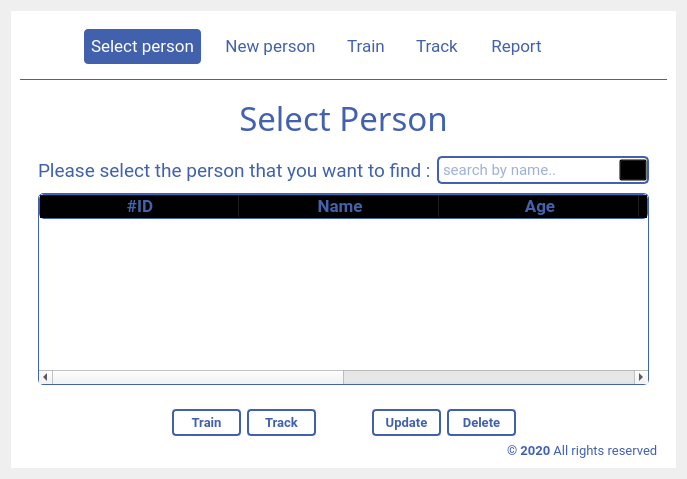
      <widget class="QWidget" name="page3">
       <layout class="QGridLayout" name="gridLayout_6">
        <item row="0" column="0">
         <widget class="QFrame" name="mainframe3">
          <property name="styleSheet">
           <string notr="true">background-color: rgb(255, 255, 255);</string>
          </property>
          <property name="frameShape">
           <enum>QFrame::NoFrame</enum>
          </property>
          <property name="frameShadow">
           <enum>QFrame::Raised</enum>
          </property>
          <layout class="QVBoxLayout" name="verticalLayout_8">
           <item>
            <widget class="QFrame" name="frame_106">
             <property name="sizePolicy">
              <sizepolicy hsizetype="Preferred" vsizetype="Fixed">
               <horstretch>0</horstretch>
               <verstretch>0</verstretch>
              </sizepolicy>
             </property>
             <property name="styleSheet">
              <string notr="true">QPushButton{
border:none; 
color:#4161AD;
padding:7px;
}
QPushButton:hover{
border-bottom:2px solid rgb(65, 97, 173);

}
#back3:hover{
	border-radius:3px;
	background-color: rgb(195, 206, 224);
}</string>
             </property>
             <property name="frameShape">
              <enum>QFrame::NoFrame</enum>
             </property>
             <property name="frameShadow">
              <enum>QFrame::Raised</enum>
             </property>
             <layout class="QHBoxLayout" name="horizontalLayout_21">
              <item>
               <widget class="QLabel" name="label_35">
                <property name="sizePolicy">
                 <sizepolicy hsizetype="Fixed" vsizetype="Preferred">
                  <horstretch>0</horstretch>
                  <verstretch>0</verstretch>
                 </sizepolicy>
                </property>
                <property name="styleSheet">
                 <string notr="true">margin-right:10px;</string>
                </property>
                <property name="text">
                 <string/>
                </property>
                <property name="pixmap">
                 <pixmap>:/newPrefix/images/logo40.png</pixmap>
                </property>
                <property name="alignment">
                 <set>Qt::AlignLeading|Qt::AlignLeft|Qt::AlignVCenter</set>
                </property>
               </widget>
              </item>
              <item>
               <widget class="QFrame" name="frame_107">
                <property name="sizePolicy">
                 <sizepolicy hsizetype="Fixed" vsizetype="Preferred">
                  <horstretch>0</horstretch>
                  <verstretch>0</verstretch>
                 </sizepolicy>
                </property>
                <property name="frameShape">
                 <enum>QFrame::NoFrame</enum>
                </property>
                <property name="frameShadow">
                 <enum>QFrame::Raised</enum>
                </property>
               </widget>
              </item>
              <item>
               <widget class="QFrame" name="frame_108">
                <property name="sizePolicy">
                 <sizepolicy hsizetype="Fixed" vsizetype="Preferred">
                  <horstretch>0</horstretch>
                  <verstretch>0</verstretch>
                 </sizepolicy>
                </property>
                <property name="frameShape">
                 <enum>QFrame::NoFrame</enum>
                </property>
                <property name="frameShadow">
                 <enum>QFrame::Raised</enum>
                </property>
               </widget>
              </item>
              <item>
               <widget class="QPushButton" name="select3">
                <property name="sizePolicy">
                 <sizepolicy hsizetype="Fixed" vsizetype="Fixed">
                  <horstretch>0</horstretch>
                  <verstretch>0</verstretch>
                 </sizepolicy>
                </property>
                <property name="font">
                 <font>
                  <family>Roboto</family>
                  <pointsize>13</pointsize>
                  <weight>50</weight>
                  <italic>false</italic>
                  <bold>false</bold>
                  <underline>false</underline>
                 </font>
                </property>
                <property name="styleSheet">
                 <string notr="true">background-color: rgb(65, 97, 173);
color: rgb(255, 255, 255);
border-radius:4px;
margin-left:20px;</string>
                </property>
                <property name="text">
                 <string>Select person</string>
                </property>
               </widget>
              </item>
              <item>
               <widget class="QFrame" name="frame_109">
                <property name="sizePolicy">
                 <sizepolicy hsizetype="Fixed" vsizetype="Preferred">
                  <horstretch>0</horstretch>
                  <verstretch>0</verstretch>
                 </sizepolicy>
                </property>
                <property name="frameShape">
                 <enum>QFrame::NoFrame</enum>
                </property>
                <property name="frameShadow">
                 <enum>QFrame::Raised</enum>
                </property>
               </widget>
              </item>
              <item>
               <widget class="QPushButton" name="new3">
                <property name="sizePolicy">
                 <sizepolicy hsizetype="Fixed" vsizetype="Fixed">
                  <horstretch>0</horstretch>
                  <verstretch>0</verstretch>
                 </sizepolicy>
                </property>
                <property name="font">
                 <font>
                  <family>Roboto</family>
                  <pointsize>13</pointsize>
                  <weight>50</weight>
                  <bold>false</bold>
                  <underline>false</underline>
                 </font>
                </property>
                <property name="styleSheet">
                 <string notr="true">margin-left:5px;</string>
                </property>
                <property name="text">
                 <string>New person</string>
                </property>
               </widget>
              </item>
              <item>
               <widget class="QFrame" name="frame_110">
                <property name="sizePolicy">
                 <sizepolicy hsizetype="Fixed" vsizetype="Preferred">
                  <horstretch>0</horstretch>
                  <verstretch>0</verstretch>
                 </sizepolicy>
                </property>
                <property name="frameShape">
                 <enum>QFrame::NoFrame</enum>
                </property>
                <property name="frameShadow">
                 <enum>QFrame::Raised</enum>
                </property>
               </widget>
              </item>
              <item>
               <widget class="QPushButton" name="train3">
                <property name="sizePolicy">
                 <sizepolicy hsizetype="Fixed" vsizetype="Fixed">
                  <horstretch>0</horstretch>
                  <verstretch>0</verstretch>
                 </sizepolicy>
                </property>
                <property name="font">
                 <font>
                  <family>Roboto</family>
                  <pointsize>13</pointsize>
                  <underline>false</underline>
                 </font>
                </property>
                <property name="styleSheet">
                 <string notr="true">margin-left:5px;</string>
                </property>
                <property name="text">
                 <string>Train</string>
                </property>
               </widget>
              </item>
              <item>
               <widget class="QFrame" name="frame_111">
                <property name="sizePolicy">
                 <sizepolicy hsizetype="Fixed" vsizetype="Preferred">
                  <horstretch>0</horstretch>
                  <verstretch>0</verstretch>
                 </sizepolicy>
                </property>
                <property name="frameShape">
                 <enum>QFrame::NoFrame</enum>
                </property>
                <property name="frameShadow">
                 <enum>QFrame::Raised</enum>
                </property>
               </widget>
              </item>
              <item>
               <widget class="QPushButton" name="track3">
                <property name="sizePolicy">
                 <sizepolicy hsizetype="Fixed" vsizetype="Fixed">
                  <horstretch>0</horstretch>
                  <verstretch>0</verstretch>
                 </sizepolicy>
                </property>
                <property name="font">
                 <font>
                  <family>Roboto</family>
                  <pointsize>13</pointsize>
                  <underline>false</underline>
                 </font>
                </property>
                <property name="styleSheet">
                 <string notr="true">margin-left:5px;</string>
                </property>
                <property name="text">
                 <string>Track</string>
                </property>
               </widget>
              </item>
              <item>
               <widget class="QLabel" name="label_50">
                <property name="sizePolicy">
                 <sizepolicy hsizetype="Fixed" vsizetype="Preferred">
                  <horstretch>0</horstretch>
                  <verstretch>0</verstretch>
                 </sizepolicy>
                </property>
                <property name="text">
                 <string/>
                </property>
               </widget>
              </item>
              <item>
               <widget class="QPushButton" name="report3">
                <property name="sizePolicy">
                 <sizepolicy hsizetype="Fixed" vsizetype="Fixed">
                  <horstretch>0</horstretch>
                  <verstretch>0</verstretch>
                 </sizepolicy>
                </property>
                <property name="font">
                 <font>
                  <family>Roboto</family>
                  <pointsize>13</pointsize>
                 </font>
                </property>
                <property name="styleSheet">
                 <string notr="true"/>
                </property>
                <property name="text">
                 <string>Report</string>
                </property>
               </widget>
              </item>
              <item>
               <widget class="QFrame" name="frame_112">
                <property name="frameShape">
                 <enum>QFrame::NoFrame</enum>
                </property>
                <property name="frameShadow">
                 <enum>QFrame::Raised</enum>
                </property>
               </widget>
              </item>
              <item>
               <widget class="QPushButton" name="back3">
                <property name="styleSheet">
                 <string notr="true">border:none;
padding:7px;
image: url(:/newPrefix/images/back.png);
max-width:26px;</string>
                </property>
                <property name="text">
                 <string/>
                </property>
               </widget>
              </item>
             </layout>
            </widget>
           </item>
           <item>
            <widget class="QFrame" name="frame_113">
             <property name="sizePolicy">
              <sizepolicy hsizetype="Preferred" vsizetype="Fixed">
               <horstretch>0</horstretch>
               <verstretch>0</verstretch>
              </sizepolicy>
             </property>
             <property name="styleSheet">
              <string notr="true">background-color: #4262ad;
max-height:1px;
min-height:1px;</string>
             </property>
             <property name="frameShape">
              <enum>QFrame::NoFrame</enum>
             </property>
             <property name="frameShadow">
              <enum>QFrame::Raised</enum>
             </property>
            </widget>
           </item>
           <item>
            <widget class="QFrame" name="frame_114">
             <property name="sizePolicy">
              <sizepolicy hsizetype="Preferred" vsizetype="Fixed">
               <horstretch>0</horstretch>
               <verstretch>0</verstretch>
              </sizepolicy>
             </property>
             <property name="frameShape">
              <enum>QFrame::NoFrame</enum>
             </property>
             <property name="frameShadow">
              <enum>QFrame::Raised</enum>
             </property>
             <layout class="QHBoxLayout" name="horizontalLayout_22">
              <property name="bottomMargin">
               <number>0</number>
              </property>
              <item>
               <widget class="QLabel" name="label_39">
                <property name="sizePolicy">
                 <sizepolicy hsizetype="Preferred" vsizetype="Fixed">
                  <horstretch>0</horstretch>
                  <verstretch>0</verstretch>
                 </sizepolicy>
                </property>
                <property name="font">
                 <font>
                  <family>Good Times Rg</family>
                  <pointsize>25</pointsize>
                  <weight>50</weight>
                  <bold>false</bold>
                 </font>
                </property>
                <property name="styleSheet">
                 <string notr="true">color:#4262ad;
</string>
                </property>
                <property name="text">
                 <string>Select Person</string>
                </property>
                <property name="alignment">
                 <set>Qt::AlignCenter</set>
                </property>
               </widget>
              </item>
             </layout>
            </widget>
           </item>
           <item>
            <widget class="QFrame" name="frame_115">
             <property name="sizePolicy">
              <sizepolicy hsizetype="Preferred" vsizetype="Expanding">
               <horstretch>0</horstretch>
               <verstretch>0</verstretch>
              </sizepolicy>
             </property>
             <property name="styleSheet">
              <string notr="true">background-image: url(:/newPrefix/images/logobg2.png);
background-position: center;
	background-size: cover;
	background-repeat: no-repeat;
</string>
             </property>
             <property name="frameShape">
              <enum>QFrame::NoFrame</enum>
             </property>
             <property name="frameShadow">
              <enum>QFrame::Raised</enum>
             </property>
             <layout class="QVBoxLayout" name="verticalLayout_9">
              <property name="topMargin">
               <number>0</number>
              </property>
              <property name="bottomMargin">
               <number>0</number>
              </property>
              <item>
               <widget class="QFrame" name="frame_60">
                <property name="styleSheet">
                 <string notr="true">background:none;</string>
                </property>
                <property name="frameShape">
                 <enum>QFrame::NoFrame</enum>
                </property>
                <property name="frameShadow">
                 <enum>QFrame::Raised</enum>
                </property>
                <layout class="QHBoxLayout" name="horizontalLayout_34">
                 <property name="bottomMargin">
                  <number>3</number>
                 </property>
                 <item alignment="Qt::AlignLeft">
                  <widget class="QLabel" name="label_20">
                   <property name="font">
                    <font>
                     <family>Roboto</family>
                     <pointsize>14</pointsize>
                    </font>
                   </property>
                   <property name="styleSheet">
                    <string notr="true">color: rgb(65, 97, 173);</string>
                   </property>
                   <property name="text">
                    <string>Please select the person that you want to find :</string>
                   </property>
                  </widget>
                 </item>
                 <item>
                  <widget class="QFrame" name="frame_63">
                   <property name="styleSheet">
                    <string notr="true">QFrame{
border:2px solid #4262ad;
border-radius:5px;
max-width:210px;
}
QLineEdit{
border:none;
color:#4262ad;
width:170px;
padding:2px;
background:transparent;}

QPushButton{
background:transparent;
border-left:2px solid rgb(195, 206, 224);
max-width:25px;
image: url(:/newPrefix/images/searchicon.png);
               }
     
</string>
                   </property>
                   <property name="frameShape">
                    <enum>QFrame::NoFrame</enum>
                   </property>
                   <property name="frameShadow">
                    <enum>QFrame::Raised</enum>
                   </property>
                   <layout class="QHBoxLayout" name="horizontalLayout_37">
                    <property name="leftMargin">
                     <number>0</number>
                    </property>
                    <property name="topMargin">
                     <number>0</number>
                    </property>
                    <property name="rightMargin">
                     <number>0</number>
                    </property>
                    <property name="bottomMargin">
                     <number>0</number>
                    </property>
                    <item alignment="Qt::AlignRight">
                     <widget class="QLineEdit" name="search_bar">
                      <property name="sizePolicy">
                       <sizepolicy hsizetype="Fixed" vsizetype="Fixed">
                        <horstretch>0</horstretch>
                        <verstretch>0</verstretch>
                       </sizepolicy>
                      </property>
                      <property name="font">
                       <font>
                        <family>Roboto</family>
                        <pointsize>11</pointsize>
                       </font>
                      </property>
                      <property name="styleSheet">
                       <string notr="true"/>
                      </property>
                      <property name="placeholderText">
                       <string>search by name..</string>
                      </property>
                      <property name="clearButtonEnabled">
                       <bool>false</bool>
                      </property>
                     </widget>
                    </item>
                    <item alignment="Qt::AlignRight">
                     <widget class="QPushButton" name="search_btn">
                      <property name="styleSheet">
                       <string notr="true"/>
                      </property>
                      <property name="text">
                       <string/>
                      </property>
                     </widget>
                    </item>
                   </layout>
                  </widget>
                 </item>
                </layout>
               </widget>
              </item>
              <item>
               <widget class="QFrame" name="frame_116">
                <property name="styleSheet">
                 <string notr="true">background:none;</string>
                </property>
                <property name="frameShape">
                 <enum>QFrame::NoFrame</enum>
                </property>
                <property name="frameShadow">
                 <enum>QFrame::Raised</enum>
                </property>
                <layout class="QHBoxLayout" name="horizontalLayout_23">
                 <property name="topMargin">
                  <number>0</number>
                 </property>
                 <item>
                  <widget class="QTableWidget" name="table">
                   <property name="font">
                    <font>
                     <family>Roboto</family>
                     <pointsize>12</pointsize>
                    </font>
                   </property>
                   <property name="styleSheet">
                    <string notr="true">background:transparent;
color:#4262ad;
border:1px solid #4262ad;
border-radius:5px;</string>
                   </property>
                   <property name="editTriggers">
                    <set>QAbstractItemView::NoEditTriggers</set>
                   </property>
                   <property name="selectionMode">
                    <enum>QAbstractItemView::SingleSelection</enum>
                   </property>
                   <property name="selectionBehavior">
                    <enum>QAbstractItemView::SelectRows</enum>
                   </property>
                   <property name="textElideMode">
                    <enum>Qt::ElideLeft</enum>
                   </property>
                   <property name="showGrid">
                    <bool>false</bool>
                   </property>
                   <property name="gridStyle">
                    <enum>Qt::SolidLine</enum>
                   </property>
                   <property name="rowCount">
                    <number>0</number>
                   </property>
                   <property name="columnCount">
                    <number>6</number>
                   </property>
                   <attribute name="horizontalHeaderCascadingSectionResizes">
                    <bool>false</bool>
                   </attribute>
                   <attribute name="horizontalHeaderDefaultSectionSize">
                    <number>200</number>
                   </attribute>
                   <attribute name="horizontalHeaderStretchLastSection">
                    <bool>true</bool>
                   </attribute>
                   <attribute name="verticalHeaderVisible">
                    <bool>false</bool>
                   </attribute>
                   <attribute name="verticalHeaderCascadingSectionResizes">
                    <bool>false</bool>
                   </attribute>
                   <attribute name="verticalHeaderDefaultSectionSize">
                    <number>37</number>
                   </attribute>
                   <column>
                    <property name="text">
                     <string>#ID</string>
                    </property>
                    <property name="font">
                     <font>
                      <family>Roboto</family>
                      <pointsize>13</pointsize>
                      <weight>75</weight>
                      <bold>true</bold>
                     </font>
                    </property>
                   </column>
                   <column>
                    <property name="text">
                     <string>Name</string>
                    </property>
                    <property name="font">
                     <font>
                      <family>Roboto</family>
                      <pointsize>13</pointsize>
                      <weight>75</weight>
                      <bold>true</bold>
                     </font>
                    </property>
                   </column>
                   <column>
                    <property name="text">
                     <string>Age</string>
                    </property>
                    <property name="font">
                     <font>
                      <family>Roboto</family>
                      <pointsize>13</pointsize>
                      <weight>75</weight>
                      <bold>true</bold>
                     </font>
                    </property>
                   </column>
                   <column>
                    <property name="text">
                     <string>Gender</string>
                    </property>
                    <property name="font">
                     <font>
                      <family>Roboto</family>
                      <pointsize>13</pointsize>
                      <weight>75</weight>
                      <bold>true</bold>
                     </font>
                    </property>
                   </column>
                   <column>
                    <property name="text">
                     <string>Phone no#</string>
                    </property>
                    <property name="font">
                     <font>
                      <family>Roboto</family>
                      <pointsize>13</pointsize>
                      <weight>75</weight>
                      <bold>true</bold>
                     </font>
                    </property>
                   </column>
                   <column>
                    <property name="text">
                     <string>Address</string>
                    </property>
                    <property name="font">
                     <font>
                      <family>Roboto</family>
                      <pointsize>13</pointsize>
                      <weight>75</weight>
                      <bold>true</bold>
                     </font>
                    </property>
                   </column>
                  </widget>
                 </item>
                </layout>
               </widget>
              </item>
              <item>
               <widget class="QFrame" name="frame_117">
                <property name="styleSheet">
                 <string notr="true">QPushButton{background:none;
 border:2px solid #4161AD;
 border-radius:4px;
 color:#4161AD;
 padding-top:3px;
 padding-bottom:3px;
max-width:65px;
               }
QPushButton:hover{
	background-color: rgb(65, 97, 173);
	color: rgb(255, 255, 255);
}
     
QFrame{
background:none;
}</string>
                </property>
                <property name="frameShape">
                 <enum>QFrame::NoFrame</enum>
                </property>
                <property name="frameShadow">
                 <enum>QFrame::Raised</enum>
                </property>
                <layout class="QHBoxLayout" name="horizontalLayout_24">
                 <property name="bottomMargin">
                  <number>0</number>
                 </property>
                 <item>
                  <widget class="QFrame" name="frame_118">
                   <property name="frameShape">
                    <enum>QFrame::NoFrame</enum>
                   </property>
                   <property name="frameShadow">
                    <enum>QFrame::Raised</enum>
                   </property>
                  </widget>
                 </item>
                 <item>
                  <widget class="QPushButton" name="train3_1">
                   <property name="font">
                    <font>
                     <family>Roboto</family>
                     <pointsize>10</pointsize>
                     <weight>75</weight>
                     <bold>true</bold>
                    </font>
                   </property>
                   <property name="styleSheet">
                    <string notr="true"/>
                   </property>
                   <property name="text">
                    <string>Train</string>
                   </property>
                  </widget>
                 </item>
                 <item>
                  <widget class="QPushButton" name="track3_1">
                   <property name="font">
                    <font>
                     <family>Roboto</family>
                     <pointsize>10</pointsize>
                     <weight>75</weight>
                     <bold>true</bold>
                    </font>
                   </property>
                   <property name="styleSheet">
                    <string notr="true"/>
                   </property>
                   <property name="text">
                    <string>Track</string>
                   </property>
                  </widget>
                 </item>
                 <item>
                  <spacer name="horizontalSpacer_4">
                   <property name="orientation">
                    <enum>Qt::Horizontal</enum>
                   </property>
                   <property name="sizeType">
                    <enum>QSizePolicy::Fixed</enum>
                   </property>
                   <property name="sizeHint" stdset="0">
                    <size>
                     <width>50</width>
                     <height>20</height>
                    </size>
                   </property>
                  </spacer>
                 </item>
                 <item>
                  <widget class="QPushButton" name="update3">
                   <property name="font">
                    <font>
                     <family>Roboto</family>
                     <pointsize>10</pointsize>
                     <weight>75</weight>
                     <bold>true</bold>
                    </font>
                   </property>
                   <property name="text">
                    <string>Update</string>
                   </property>
                  </widget>
                 </item>
                 <item>
                  <widget class="QPushButton" name="delete3">
                   <property name="font">
                    <font>
                     <family>Roboto</family>
                     <pointsize>10</pointsize>
                     <weight>75</weight>
                     <bold>true</bold>
                    </font>
                   </property>
                   <property name="styleSheet">
                    <string notr="true"/>
                   </property>
                   <property name="text">
                    <string>Delete</string>
                   </property>
                  </widget>
                 </item>
                 <item>
                  <widget class="QFrame" name="frame_124">
                   <property name="frameShape">
                    <enum>QFrame::NoFrame</enum>
                   </property>
                   <property name="frameShadow">
                    <enum>QFrame::Raised</enum>
                   </property>
                  </widget>
                 </item>
                </layout>
               </widget>
              </item>
             </layout>
            </widget>
           </item>
           <item>
            <widget class="QFrame" name="frame_57">
             <property name="sizePolicy">
              <sizepolicy hsizetype="Preferred" vsizetype="Fixed">
               <horstretch>0</horstretch>
               <verstretch>0</verstretch>
              </sizepolicy>
             </property>
             <property name="frameShape">
              <enum>QFrame::NoFrame</enum>
             </property>
             <property name="frameShadow">
              <enum>QFrame::Raised</enum>
             </property>
             <layout class="QHBoxLayout" name="horizontalLayout_31">
              <property name="topMargin">
               <number>0</number>
              </property>
              <property name="bottomMargin">
               <number>0</number>
              </property>
              <item alignment="Qt::AlignRight">
               <widget class="QLabel" name="label_16">
                <property name="font">
                 <font>
                  <family>Roboto</family>
                  <pointsize>10</pointsize>
                 </font>
                </property>
                <property name="styleSheet">
                 <string notr="true">color: rgb(65, 97, 173);</string>
                </property>
                <property name="text">
                 <string>&lt;strong&gt;© 2020&lt;/strong&gt; All rights reserved</string>
                </property>
               </widget>
              </item>
             </layout>
            </widget>
           </item>
          </layout>
         </widget>
        </item>
       </layout>
      </widget>
